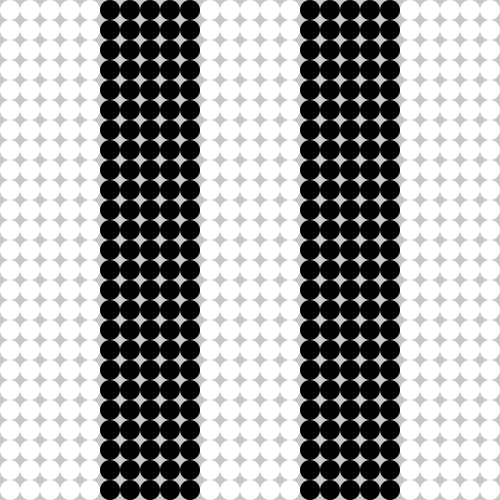
Frame 1 (no input)
Frame 60 (the mouse pressed at the canvas centre just before this capture): identical to frame 1, image omitted
Frame 120 (the mouse held since frame 60 and released just before this capture): identical to frame 1, image omitted

The Processing sketch that drew this single still picture (run headless with seeded random() and noise(); from frame 60 on, the mouse is pressed at the canvas centre):

// Processing sketch: Exercise11
// ── Exercise11.pde
float x=0,y=0,s=0;
int count=25;
void setup() {
  size(500,500);
  x=width/count;
  y=height/count;
  s=width/count;
  noStroke();
}
void draw() {
  background(200);
  for (int i=0; i<count; i++) {
    for (int j=0; j<count; j++) {
      if (j/5%2==0) {
        fill(255);
      } else {
        fill(0);
      }
      ellipse(x*j+s/2,y*i+s/2,s,s);
    }
  }
}
